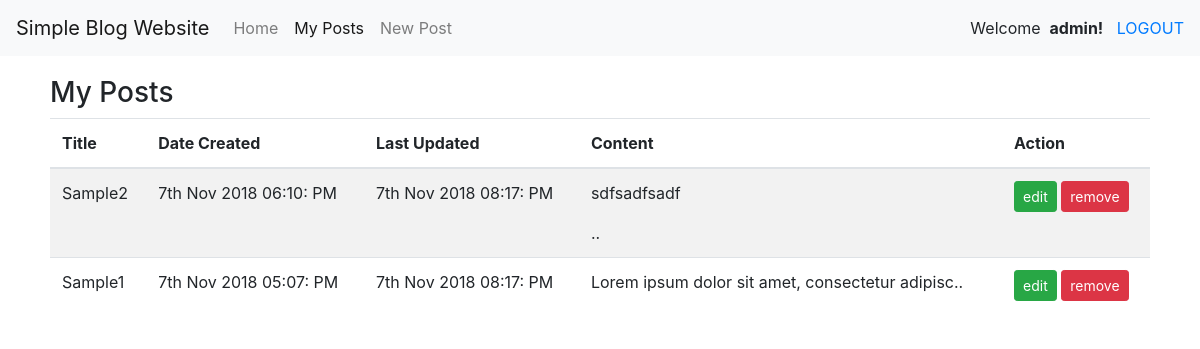
Page /admin/myposts.php (signed in) on the committed database.
### tables this page shows
CREATE TABLE `posts` (
  `id` int(11) NOT NULL,
  `title` varchar(255) NOT NULL,
  `content` text NOT NULL,
  `created_at` datetime NOT NULL,
  `updated_at` datetime DEFAULT NULL,
  `deleted_at` datetime DEFAULT NULL,
  `member_id` int(11) NOT NULL
);

### admin/myposts.php (the view, shortened to what this page needs)
<?php
    require_once('../class/init.php');
?>
<!DOCTYPE html>
<html>
<head>
    <link href="https://stackpath.bootstrapcdn.com/bootstrap/4.1.3/css/bootstrap.min.css" rel="stylesheet">
    <link rel="stylesheet" type="text/css" media="screen" href="/css/style.css"/>
</head>
<body>
    <?php
        include('../content/navbar.php');
    ?>
     <div class="wrapper">
        <h3>My Posts</h3>
        <?php
            if (isset($_GET['pageno'])) {
                $pageno = $_GET['pageno'];
            } else {
                $pageno = 1;
            }
            $no_of_records_per_page = 10;
            $offset = ($pageno-1) * $no_of_records_per_page;
        ?>
        <table class="table table-striped">
        <thead>
            <tr>
                <th>Title</th>
                <th>Date Created</th>
                <th>Last Updated</th>
                <th>Content</th>
                <th>Action</th>
            </tr>
        </thead>
        <tbody>
        <?php
            $stmt = $db->prepare("SELECT * FROM posts WHERE member_id = :member_id AND deleted_at IS NULL ORDER BY id DESC LIMIT $offset, $no_of_records_per_page");
            $stmt->execute(array(
                ':member_id' => $_SESSION['id']
            ));
            $result = $stmt->fetchAll();
            if($result){
               foreach($result as $row){
                    echo '<tr>';
                    echo '<td>'.$row['title'].'</td>';
                    echo '<td>'.date('jS M Y h:i: A', strtotime($row['created_at'])).'</td>';
                    if($row['updated_at']!='') echo '<td>'.date('jS M Y h:i: A', strtotime($row['updated_at'])).'</td>';
                    else echo '<td></td>';
                    echo '<td>'.substr($row['content'],0,50).'..</td>';
                    ?>
                    <td>
                        <a href="edit-blog.php?id=<?php echo $row['id'];?>" class="btn btn-success btn-sm">edit</a>
                        <a href="javascript:removePost('<?php echo $row['id'];?>','<?php echo $row['title'];?>')" class="btn btn-danger btn-sm">remove</a>
                    </td>
                    <?php
                    echo '</tr>';
                }
            }
        ?>
            </tbody>
        </table>
    </div>
</body>
</html>

### css/style.css (style rules this page uses)
.wrapper { width: 100%; min-height: 700px; padding: 20px 50px; }

### rows in the picture
posts: title "Sample2", created_at "7th Nov 2018 06:10: PM", updated_at "7th Nov 2018 08:17: PM", content "sdfsadfsadf"
posts: title "Sample1", created_at "7th Nov 2018 05:07: PM", updated_at "7th Nov 2018 08:17: PM", content "Lorem ipsum dolor sit amet, consectetur adipisc"

### other values in the picture
$_SESSION['username'] "admin"
